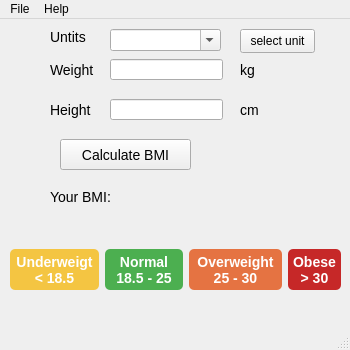
<?xml version="1.0" encoding="UTF-8"?>
<ui version="4.0">
 <class>MainWindow</class>
 <widget class="QMainWindow" name="MainWindow">
  <property name="geometry">
   <rect>
    <x>0</x>
    <y>0</y>
    <width>350</width>
    <height>350</height>
   </rect>
  </property>
  <property name="minimumSize">
   <size>
    <width>350</width>
    <height>350</height>
   </size>
  </property>
  <property name="maximumSize">
   <size>
    <width>350</width>
    <height>350</height>
   </size>
  </property>
  <property name="windowTitle">
   <string>MainWindow</string>
  </property>
  <property name="styleSheet">
   <string notr="true"/>
  </property>
  <widget class="QWidget" name="centralwidget">
   <widget class="QLabel" name="weight">
    <property name="geometry">
     <rect>
      <x>50</x>
      <y>40</y>
      <width>49</width>
      <height>21</height>
     </rect>
    </property>
    <property name="styleSheet">
     <string notr="true">font: 14px;</string>
    </property>
    <property name="text">
     <string>Weight</string>
    </property>
   </widget>
   <widget class="QLabel" name="height">
    <property name="geometry">
     <rect>
      <x>50</x>
      <y>80</y>
      <width>49</width>
      <height>21</height>
     </rect>
    </property>
    <property name="styleSheet">
     <string notr="true">font: 14px;</string>
    </property>
    <property name="text">
     <string>Height</string>
    </property>
   </widget>
   <widget class="QLineEdit" name="weight_input">
    <property name="geometry">
     <rect>
      <x>110</x>
      <y>40</y>
      <width>113</width>
      <height>21</height>
     </rect>
    </property>
    <property name="alignment">
     <set>Qt::AlignCenter</set>
    </property>
   </widget>
   <widget class="QLineEdit" name="height_input">
    <property name="geometry">
     <rect>
      <x>110</x>
      <y>80</y>
      <width>113</width>
      <height>21</height>
     </rect>
    </property>
    <property name="alignment">
     <set>Qt::AlignCenter</set>
    </property>
   </widget>
   <widget class="QLabel" name="label_4">
    <property name="geometry">
     <rect>
      <x>240</x>
      <y>40</y>
      <width>49</width>
      <height>21</height>
     </rect>
    </property>
    <property name="styleSheet">
     <string notr="true">font: 14px;</string>
    </property>
    <property name="text">
     <string>kg</string>
    </property>
   </widget>
   <widget class="QLabel" name="label_5">
    <property name="geometry">
     <rect>
      <x>240</x>
      <y>80</y>
      <width>49</width>
      <height>21</height>
     </rect>
    </property>
    <property name="styleSheet">
     <string notr="true">font: 14px;</string>
    </property>
    <property name="text">
     <string>cm</string>
    </property>
   </widget>
   <widget class="QPushButton" name="calt_bmi">
    <property name="geometry">
     <rect>
      <x>60</x>
      <y>120</y>
      <width>131</width>
      <height>31</height>
     </rect>
    </property>
    <property name="styleSheet">
     <string notr="true">font: 14px;</string>
    </property>
    <property name="text">
     <string>Calculate BMI</string>
    </property>
   </widget>
   <widget class="QLabel" name="label">
    <property name="geometry">
     <rect>
      <x>50</x>
      <y>170</y>
      <width>61</width>
      <height>16</height>
     </rect>
    </property>
    <property name="styleSheet">
     <string notr="true">font: 14px;</string>
    </property>
    <property name="text">
     <string>Your BMI:</string>
    </property>
   </widget>
   <widget class="QLabel" name="bmi_output">
    <property name="geometry">
     <rect>
      <x>120</x>
      <y>170</y>
      <width>71</width>
      <height>21</height>
     </rect>
    </property>
    <property name="styleSheet">
     <string notr="true"/>
    </property>
    <property name="text">
     <string/>
    </property>
    <property name="alignment">
     <set>Qt::AlignCenter</set>
    </property>
   </widget>
   <widget class="QWidget" name="layoutWidget">
    <property name="geometry">
     <rect>
      <x>10</x>
      <y>230</y>
      <width>331</width>
      <height>41</height>
     </rect>
    </property>
    <layout class="QHBoxLayout" name="horizontalLayout">
     <item>
      <widget class="QLabel" name="label_2">
       <property name="styleSheet">
        <string notr="true">background-color: #f4c542; 
color: white;
font: bold 14px;
padding: 5px;
border-radius: 5px;</string>
       </property>
       <property name="text">
        <string>Underweigt &lt; 18.5</string>
       </property>
       <property name="alignment">
        <set>Qt::AlignCenter</set>
       </property>
       <property name="wordWrap">
        <bool>true</bool>
       </property>
       <property name="margin">
        <number>0</number>
       </property>
       <property name="indent">
        <number>2</number>
       </property>
      </widget>
     </item>
     <item>
      <widget class="QLabel" name="label_3">
       <property name="styleSheet">
        <string notr="true">background-color: #4caf50; 
color: white;
font: bold 14px;
padding: 5px;
border-radius: 5px;</string>
       </property>
       <property name="text">
        <string>Normal 18.5 - 25</string>
       </property>
       <property name="alignment">
        <set>Qt::AlignCenter</set>
       </property>
       <property name="wordWrap">
        <bool>true</bool>
       </property>
      </widget>
     </item>
     <item>
      <widget class="QLabel" name="label_6">
       <property name="styleSheet">
        <string notr="true">background-color: #e57342; 
color: white;
font: bold 14px;
padding: 5px;
border-radius: 5px;
</string>
       </property>
       <property name="text">
        <string>Overweight 25 - 30</string>
       </property>
       <property name="alignment">
        <set>Qt::AlignCenter</set>
       </property>
       <property name="wordWrap">
        <bool>true</bool>
       </property>
      </widget>
     </item>
     <item>
      <widget class="QLabel" name="label_7">
       <property name="styleSheet">
        <string notr="true">background-color: #c62828; 
color: white;
font: bold 14px;
padding: 5px;
border-radius: 5px;
</string>
       </property>
       <property name="text">
        <string>Obese &gt; 30</string>
       </property>
       <property name="alignment">
        <set>Qt::AlignCenter</set>
       </property>
       <property name="wordWrap">
        <bool>true</bool>
       </property>
      </widget>
     </item>
    </layout>
   </widget>
   <widget class="QLabel" name="label_8">
    <property name="geometry">
     <rect>
      <x>50</x>
      <y>10</y>
      <width>49</width>
      <height>16</height>
     </rect>
    </property>
    <property name="styleSheet">
     <string notr="true">font: 14px</string>
    </property>
    <property name="text">
     <string>Untits</string>
    </property>
   </widget>
   <widget class="QComboBox" name="selectUnits">
    <property name="geometry">
     <rect>
      <x>110</x>
      <y>10</y>
      <width>111</width>
      <height>22</height>
     </rect>
    </property>
    <property name="editable">
     <bool>true</bool>
    </property>
    <property name="currentText">
     <string/>
    </property>
    <property name="currentIndex">
     <number>-1</number>
    </property>
    <property name="sizeAdjustPolicy">
     <enum>QComboBox::AdjustToMinimumContentsLengthWithIcon</enum>
    </property>
    <property name="minimumContentsLength">
     <number>2</number>
    </property>
   </widget>
   <widget class="QPushButton" name="selectUnitButton">
    <property name="geometry">
     <rect>
      <x>240</x>
      <y>10</y>
      <width>75</width>
      <height>24</height>
     </rect>
    </property>
    <property name="text">
     <string>select unit</string>
    </property>
   </widget>
  </widget>
  <widget class="QMenuBar" name="menubar">
   <property name="geometry">
    <rect>
     <x>0</x>
     <y>0</y>
     <width>350</width>
     <height>22</height>
    </rect>
   </property>
   <widget class="QMenu" name="menuFile">
    <property name="title">
     <string>File</string>
    </property>
    <addaction name="actionExit"/>
    <addaction name="actionClear"/>
   </widget>
   <widget class="QMenu" name="menuHelp">
    <property name="title">
     <string>Help</string>
    </property>
   </widget>
   <addaction name="menuFile"/>
   <addaction name="menuHelp"/>
  </widget>
  <widget class="QStatusBar" name="statusbar"/>
  <action name="actionExit">
   <property name="text">
    <string>Exit</string>
   </property>
  </action>
  <action name="actionClear">
   <property name="text">
    <string>Clear</string>
   </property>
  </action>
 </widget>
 <resources/>
 <connections/>
</ui>
